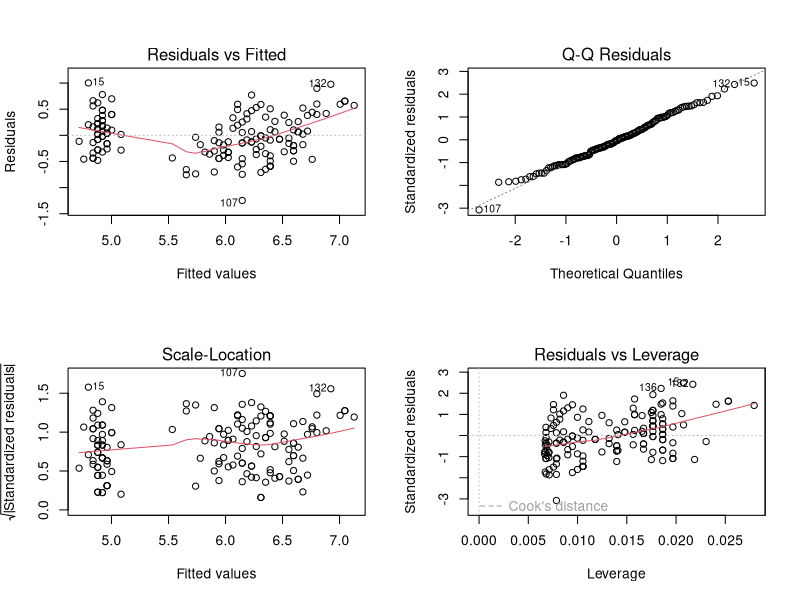
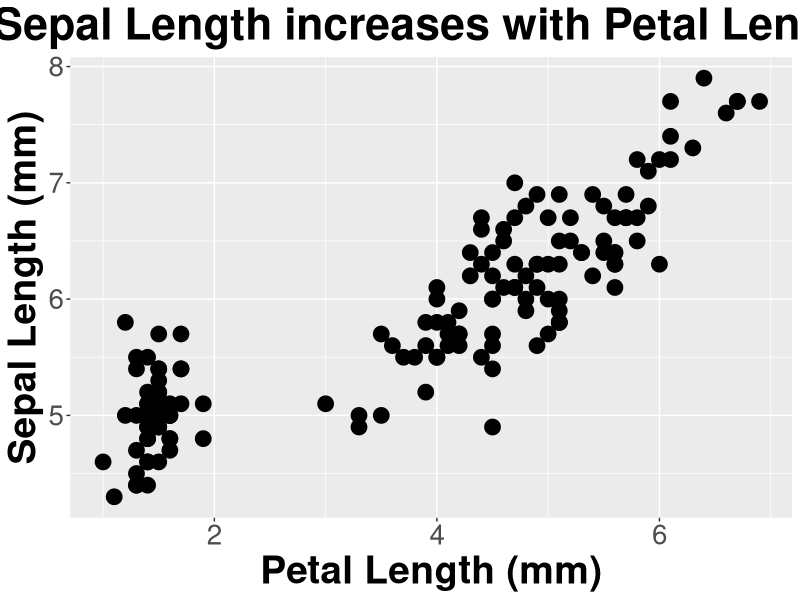
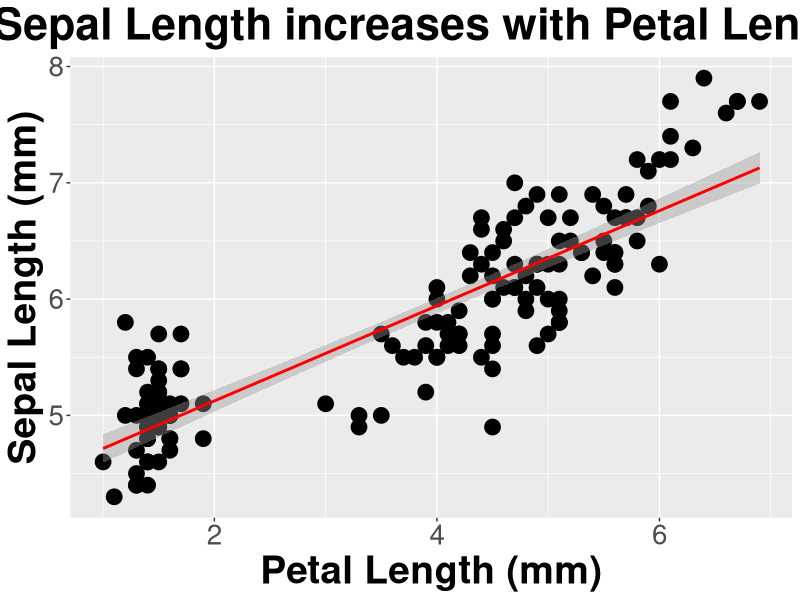

Write the R code that produced these figures, in order.
petal_sepal_length_relationship <- lm(Sepal.Length ~ Petal.Length, iris)
par(mfrow=c(2,2))
plot(petal_sepal_length_relationship)
require(car)
Anova(petal_sepal_length_relationship, type = "III")
summary(petal_sepal_length_relationship)

require(ggplot2)
ggplot(iris, aes(x=Petal.Length, y=Sepal.Length)) +
  geom_point(size = 5) +
  ylab("Sepal Length (mm)")+ 
  xlab("Petal Length (mm)") + 
  ggtitle("Sepal Length increases with Petal Length")+
  theme(axis.title.x = element_text(face="bold", size=28), 
        axis.title.y = element_text(face="bold", size=28), 
        axis.text.y  = element_text(size=20),
        axis.text.x  = element_text(size=20), 
        legend.text =element_text(size=20),
        legend.title = element_text(size=20, face="bold"),
        plot.title = element_text(hjust = 0.5, face="bold", size=32))

#add line
ggplot(iris, aes(x=Petal.Length, y=Sepal.Length)) +
  geom_point(size = 5) +
  ylab("Sepal Length (mm)")+ 
  xlab("Petal Length (mm)") + 
  ggtitle("Sepal Length increases with Petal Length")+
  theme(axis.title.x = element_text(face="bold", size=28), 
        axis.title.y = element_text(face="bold", size=28), 
        axis.text.y  = element_text(size=20),
        axis.text.x  = element_text(size=20), 
        legend.text =element_text(size=20),
        legend.title = element_text(size=20, face="bold"),
        plot.title = element_text(hjust = 0.5, face="bold", size=32)) +
  stat_smooth(method = "lm", col = "red")
